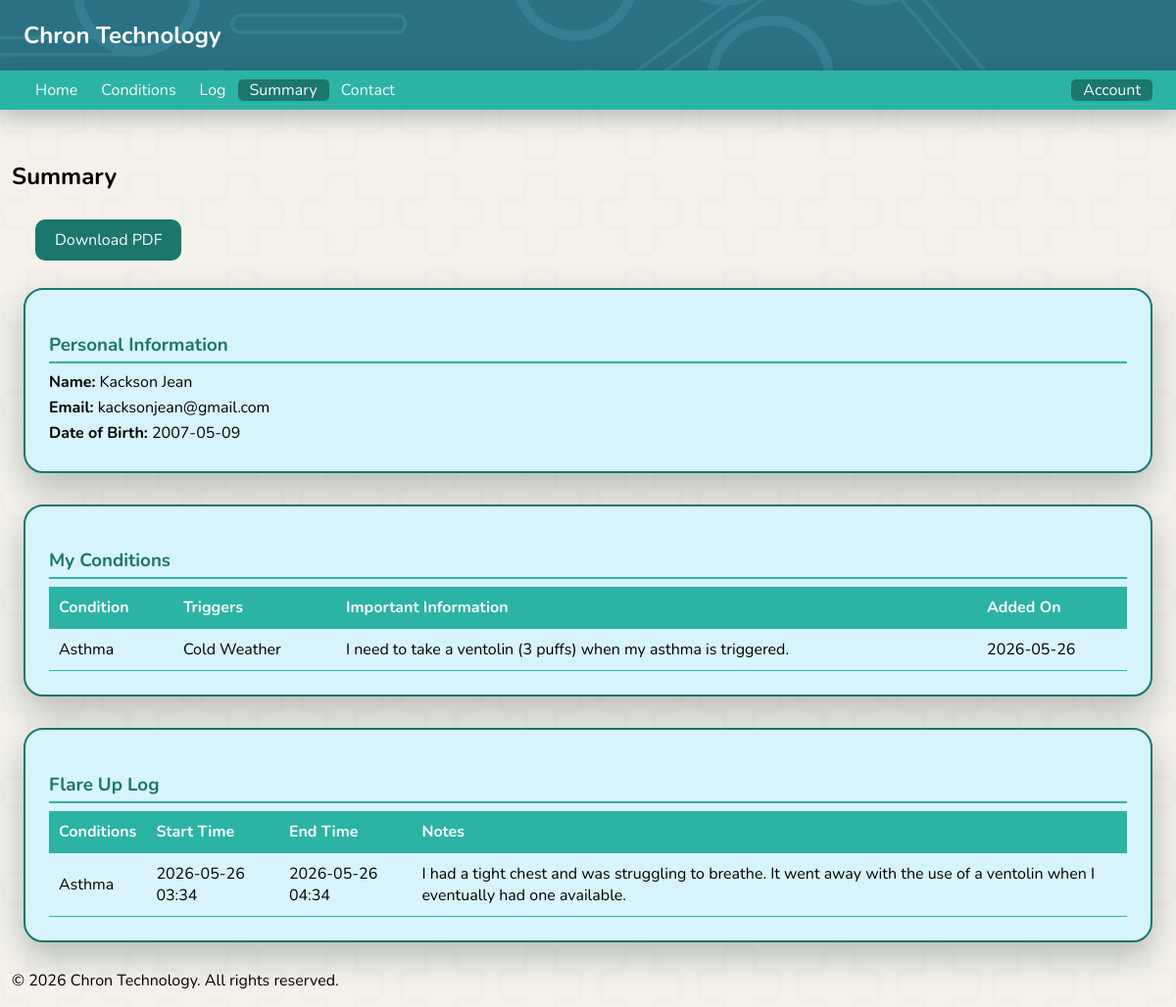
The page /summary (signed in) on the database its author committed.
### tables this page shows
CREATE TABLE users (
        id INTEGER PRIMARY KEY AUTOINCREMENT,
        first_name TEXT NOT NULL,
        last_name TEXT NOT NULL,
        email TEXT UNIQUE NOT NULL,
        password TEXT NOT NULL,
        date_of_birth DATE NOT NULL
    );

CREATE TABLE conditions (
        id INTEGER PRIMARY KEY AUTOINCREMENT,
        user_id INTEGER NOT NULL,
        condition_name TEXT NOT NULL,
        triggers TEXT NULL,
        created_at TIMESTAMP DEFAULT CURRENT_TIMESTAMP, important_information TEXT NULL,
        FOREIGN KEY (user_id) REFERENCES users(id)
    );

CREATE TABLE flare_ups (
        id INTEGER PRIMARY KEY AUTOINCREMENT,
        user_id INTEGER NOT NULL,
        begin_time DATETIME NOT NULL,
        end_time DATETIME NOT NULL,
        flareup_comment TEXT NULL,
        created_at TIMESTAMP DEFAULT CURRENT_TIMESTAMP,
        FOREIGN KEY (user_id) REFERENCES users(id)
    );

### app.py (the view)
@app.route('/summary')
def summary():
    if not session.get('user_id'):
        flash('Please sign in to view your summary.', 'error')
        return redirect('/signin')
    conn = get_user_conn()
    cursor = conn.cursor()
    cursor.execute(
        'SELECT first_name, last_name, email, date_of_birth FROM users WHERE id = ?',
        (session['user_id'],)
    )
    user = cursor.fetchone()
    user_info = {
        'first_name': user[0],
        'last_name': user[1],
        'email': user[2],
        'date_of_birth': user[3]
    }
    cursor.execute(
        'SELECT condition_name, triggers, important_information, created_at FROM conditions WHERE user_id = ? ORDER BY created_at',
        (session['user_id'],)
    )
    conditions = cursor.fetchall()
    cursor.execute(
        'SELECT id, begin_time, end_time, flareup_comment, created_at FROM flare_ups WHERE user_id = ? ORDER BY begin_time DESC',
        (session['user_id'],)
    )
    flare_up_rows = cursor.fetchall()
    flare_up_ids = [row[0] for row in flare_up_rows]
    conditions_map = {}
    if flare_up_ids:
        placeholders = ','.join('?' * len(flare_up_ids))
        cursor.execute(f'''
            SELECT fuc.flare_up_id, c.condition_name
            FROM flare_up_conditions fuc
            JOIN conditions c ON c.id = fuc.condition_id
            WHERE fuc.flare_up_id IN ({placeholders})
        ''', flare_up_ids)
        for fup_id, cname in cursor.fetchall():
            conditions_map.setdefault(fup_id, []).append(cname)
    flare_ups = [(row[1], row[2], row[3], ', '.join(conditions_map.get(row[0], []))) for row in flare_up_rows]
    conn.close()
    return render_template('summary.html', user_info=user_info, conditions=conditions, flare_ups=flare_ups)

### app.py (called while the page is built)
def get_user_conn():
    return sqlite3.connect(USER_DB)

### templates/summary.html (shortened to what this page needs)
<!DOCTYPE html>
<html lang="en">
<head>
    <link rel="stylesheet" href="/static/style.css">
</head>
<body class="index_page">
    <header>
        <nav>
            <h1 class="websitelogo">Chron Technology</h1>
        </nav>
        <div class="topnav">
            <div class="nav-left">
                <a class="notactive_page" href="/">Home</a>
                {% if session.get('user_id') %}
                <a class="notactive_page" href="conditions">Conditions</a>
                <a class="notactive_page" href="log">Log</a>
                <a class="active_page" href="summary">Summary</a>
                <a class="notactive_page" href="contact">Contact</a>
                {% endif %}
            </div>
            <div class="nav-right">
                {% if session.get('user_id') %}
                <div class="dropdown">
                    <span class="dropdown-toggle">Account</span>
                </div>
                {% else %}
                <a class="notactive_page" href="signup">SignUp</a>
                <a class="notactive_page" href="signin">SignIn</a>
                {% endif %}
            </div>
        </div>
    </header>
    <main>
        <section>
            <h2 class="topPageHeadings">Summary</h2>
            <a href="/download_summary" class="download-btn">Download PDF</a>
        </section>
        <div class="summary-container">
            <div class="summary-section">
                <h3>Personal Information</h3>
                <div class="info-grid">
                    <p><strong>Name:</strong> {{ user_info.first_name }} {{ user_info.last_name }}</p>
                    <p><strong>Email:</strong> {{ user_info.email }}</p>
                    <p><strong>Date of Birth:</strong> {{ user_info.date_of_birth }}</p>
                </div>
            </div>
            <div class="summary-section">
                <h3>My Conditions</h3>
                {% if conditions %}
                <table class="summary-table">
                    <thead>
                        <tr>
                            <th>Condition</th>
                            <th>Triggers</th>
                            <th>Important Information</th>
                            <th>Added On</th>
                        </tr>
                    </thead>
                    <tbody>
                        {% for condition in conditions %}
                        <tr>
                            <td>{{ condition[0] }}</td>
                            <td>{{ condition[1] if condition[1] else '-' }}</td>
                            <td>{{ condition[2] if condition[2] else '-' }}</td>
                            <td>{{ condition[3][:10] if condition[3] else '-' }}</td>
                        </tr>
                        {% endfor %}
                    </tbody>
                </table>
                {% else %}
                <p class="no-data">No conditions recorded yet.</p>
                {% endif %}
            </div>
            <div class="summary-section">
                <h3>Flare Up Log</h3>
                {% if flare_ups %}
                <table class="summary-table">
                    <thead>
                        <tr>
                            <th>Conditions</th>
                            <th>Start Time</th>
                            <th>End Time</th>
                            <th>Notes</th>
                        </tr>
                    </thead>
                    <tbody>
                        {% for flare in flare_ups %}
                        <tr>
                            <td>{{ flare[3] if flare[3] else '-' }}</td>
                            <td>{{ flare[0].replace('T', ' ') if flare[0] else '-' }}</td>
                            <td>{{ flare[1].replace('T', ' ') if flare[1] else '-' }}</td>
                            <td>{{ flare[2] if flare[2] else '-' }}</td>
                        </tr>
                        {% endfor %}
                    </tbody>
                </table>
                {% else %}
                <p class="no-data">No flare ups logged yet.</p>
                {% endif %}
            </div>
        </div>
    </main>
    <footer>
        <p>&copy; 2026 Chron Technology. All rights reserved.</p>
    </footer>
</body>
</html>

### static/style.css (style rules this page uses)
body { font-family: 'Nunito', sans-serif; }
header { position: fixed; top: 0; left: 0; width: 100%; z-index: 1000; background-color: #2a7183; background-image: url('/static/images/header_image.png'); background-repeat: no-repeat; background-size: cover; background-position: center; }
.websitelogo { padding-left: 2vw; }
.topPageHeadings { display: block; padding-bottom: 1vh; }
.index_page { background-color: #f5f2ec; background-image: url('/static/images/chron_tech_background.png'); background-repeat: no-repeat; background-size: cover; background-position: center; background-attachment: fixed; min-height: 100vh; display: flex; flex-direction: column; margin: 0; padding-left: 1vw; padding-right: 1vw; }
main { flex: 1; margin-top: 18vh; }
.websitelogo { color: #fafafa; }
.topnav { background-color:#2BB3A3; height: 5vh; display: flex; align-items: center; justify-content: space-between; box-shadow: 0 8px 25px rgba(26, 58, 53, 0.3); }
.nav-left, .nav-right { display: flex; align-items: center; }
.nav-left { padding-left: 2vw; }
.nav-right { padding-right: 2vw; }
.active_page { color: #fafafa; text-decoration: none; padding-left: 1vw; padding-right: 1vw; background-color: #1b766c; border-radius: 5px; }
.notactive_page { color: #fafafa; text-decoration: none; padding-left: 1vw; padding-right: 1vw; }
.dropdown { position: relative; }
.dropdown-toggle { color: #fafafa; cursor: pointer; padding: 0 1vw; border-radius: 5px; background-color: #1b766c; }
.summary-section { margin-top: 2vh; }
.summary-container { display: flex; flex-direction: column; gap: 2vh; padding: 1vw; }
.summary-section { border: 2px solid #1b766c; border-radius: 20px; background-color: rgb(215, 243, 252); padding: 2vw; box-shadow: 0 14px 35px rgba(26, 58, 53, 0.3); }
.summary-section h3 { color: #1b766c; margin-bottom: 1vh; border-bottom: 2px solid #2BB3A3; padding-bottom: 0.5vh; }
.info-grid p { margin: 0.5vh 0; }
.summary-table { width: 100%; border-collapse: collapse; margin-top: 1vh; }
.summary-table th, .summary-table td { padding: 10px; text-align: left; border-bottom: 1px solid #2BB3A3; }
.summary-table th { background-color: #2BB3A3; color: #fafafa; }
.download-btn { display: inline-block; background-color: #1b766c; color: #fafafa; padding: 10px 20px; border-radius: 10px; text-decoration: none; margin-left: 2vw; transition: background-color 0.3s; }
section h2 { display: inline; }

### rows shown on the page
users: first_name "Kackson", last_name "Jean", email "kacksonjean@gmail.com", date_of_birth "2007-05-09"
conditions: condition_name "Asthma", triggers "Cold Weather", important_information "I need to take a ventolin (3 puffs) when my asthma is triggered.", created_at "2026-05-26", condition_name "Asthma"
flare_ups: begin_time "2026-05-26 03:34", end_time "2026-05-26 04:34", flareup_comment "I had a tight chest and was struggling to breathe. It went away with the use of a ventolin when I eventually had one available."
